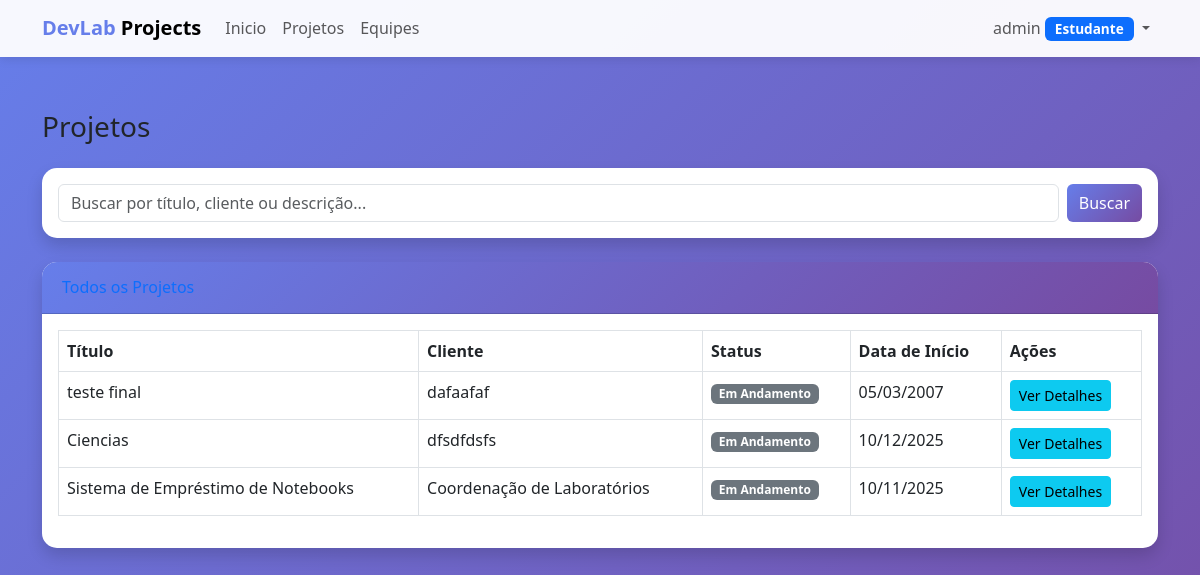
The page /projetos/ (signed in) on the database as committed earlier.
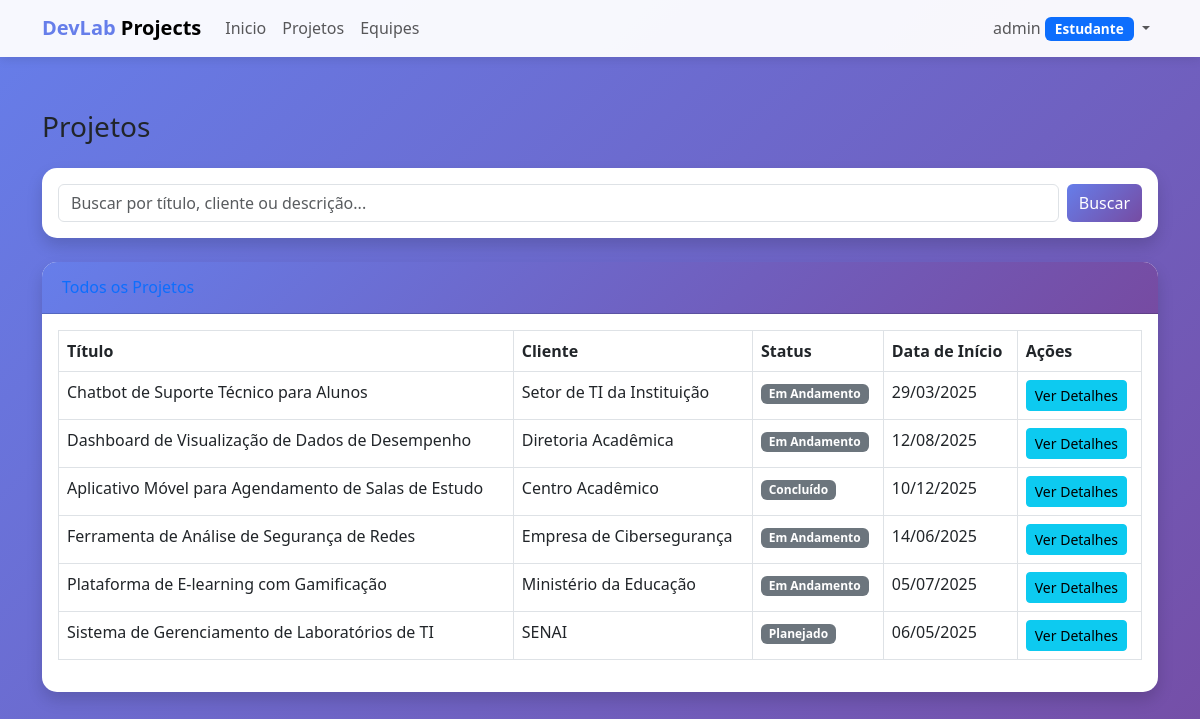
The same page on the database as committed later.
### meuapp/models.py (models this page shows, shortened)
class Projeto(models.Model):
    STATUS_CHOICES = [
        ('planejado', 'Planejado'),
        ('andamento', 'Em Andamento'),
        ('concluido', 'Concluído'),
    ]
    titulo = models.CharField(max_length=200)
    descricao = models.TextField()
    cliente = models.CharField(max_length=200)
    status = models.CharField(max_length=20, choices=STATUS_CHOICES, default='planejado')
    data_inicio = models.DateField()
    data_fim_prevista = models.DateField()
    participantes = models.ManyToManyField(Usuario, through='ParticipacaoProjeto', related_name='projetos_participando')
    criado_em = models.DateTimeField(auto_now_add=True)
    atualizado_em = models.DateTimeField(auto_now=True)
    class Meta:
        verbose_name = 'Projeto'
        verbose_name_plural = 'Projetos'
        ordering = ['-criado_em']

### meuapp/views.py (the view)
# urls.py: path('projetos/', views.projeto_lista, name='projeto_lista'),
@login_required
def projeto_lista(request):
    projetos = Projeto.objects.all()
    query = request.GET.get('q')
    if query:
        projetos = projetos.filter(
            Q(titulo__icontains=query) |
            Q(cliente__icontains=query) |
            Q(descricao__icontains=query)
        )
    return render(request, 'projetos/lista.html', {'projetos': projetos})

### meuapp/templates/projetos/lista.html (shortened to what this page needs)
{% extends 'base.html' %}
{% block content %}
<div class="container-fluid">
    <div class="d-sm-flex align-items-center justify-content-between mb-4">
        <h1 class="h3 mb-0 text-gray-800">Projetos</h1>
    </div>
    <div class="card shadow mb-4">
        <div class="card-body">
            <form method="get" action="{% url 'projeto_lista' %}" class="d-flex">
                <input type="text" name="q" class="form-control me-2" placeholder="Buscar por título, cliente ou descrição..." value="{{ request.GET.q }}">
                <button class="btn btn-primary" type="submit">
                     Buscar
                </button>
            </form>
        </div>
    </div>
    <div class="card shadow mb-4">
        <div class="card-header py-3">
            <h6 class="m-0 font-weight-bold text-primary">Todos os Projetos</h6>
        </div>
        <div class="card-body">
            <div class="table-responsive">
                <table class="table table-bordered" id="dataTable" width="100%" cellspacing="0">
                    <thead>
                        <tr>
                            <th>Título</th>
                            <th>Cliente</th>
                            <th>Status</th>
                            <th>Data de Início</th>
                            <th>Ações</th>
                        </tr>
                    </thead>
                    <tbody>
                        {% for projeto in projetos %}
                        <tr>
                            <td>{{ projeto.titulo }}</td>
                            <td>{{ projeto.cliente }}</td>
                            <td><span class="badge bg-secondary">{{ projeto.get_status_display }}</span></td>
                            <td>{{ projeto.data_inicio|date:"d/m/Y" }}</td>
                            <td>
                                <a href="{% url 'projeto_detalhes' pk=projeto.pk %}" class="btn btn-info btn-sm">Ver Detalhes</a>
                            </td>
                        </tr>
                        {% empty %}
                        <tr>
                            <td colspan="5" class="text-center">Nenhum projeto encontrado.</td>
                        </tr>
                        {% endfor %}
                    </tbody>
                </table>
            </div>
        </div>
    </div>
</div>
{% endblock %}

Rows that differ between the two databases and show on the page:
removed Projeto: titulo "teste final", cliente "dafaafaf", status "Em Andamento", data_inicio "05/03/2007"
removed Projeto: titulo "Ciencias", cliente "dfsdfdsfs", status "Em Andamento", data_inicio "10/12/2025"
removed Projeto: titulo "Sistema de Empréstimo de Notebooks", cliente "Coordenação de Laboratórios", status "Em Andamento", data_inicio "10/11/2025"
added Projeto: titulo "Chatbot de Suporte Técnico para Alunos", cliente "Setor de TI da Instituição", status "Em Andamento", data_inicio "29/03/2025"
added Projeto: titulo "Dashboard de Visualização de Dados de Desempenho", cliente "Diretoria Acadêmica", status "Em Andamento", data_inicio "12/08/2025"
added Projeto: titulo "Aplicativo Móvel para Agendamento de Salas de Estudo", cliente "Centro Acadêmico", status "Concluído", data_inicio "10/12/2025"
added Projeto: titulo "Ferramenta de Análise de Segurança de Redes", cliente "Empresa de Cibersegurança", status "Em Andamento", data_inicio "14/06/2025"
added Projeto: titulo "Plataforma de E-learning com Gamificação", cliente "Ministério da Educação", status "Em Andamento", data_inicio "05/07/2025"
added Projeto: titulo "Sistema de Gerenciamento de Laboratórios de TI", cliente "SENAI", status "Planejado", data_inicio "06/05/2025"
